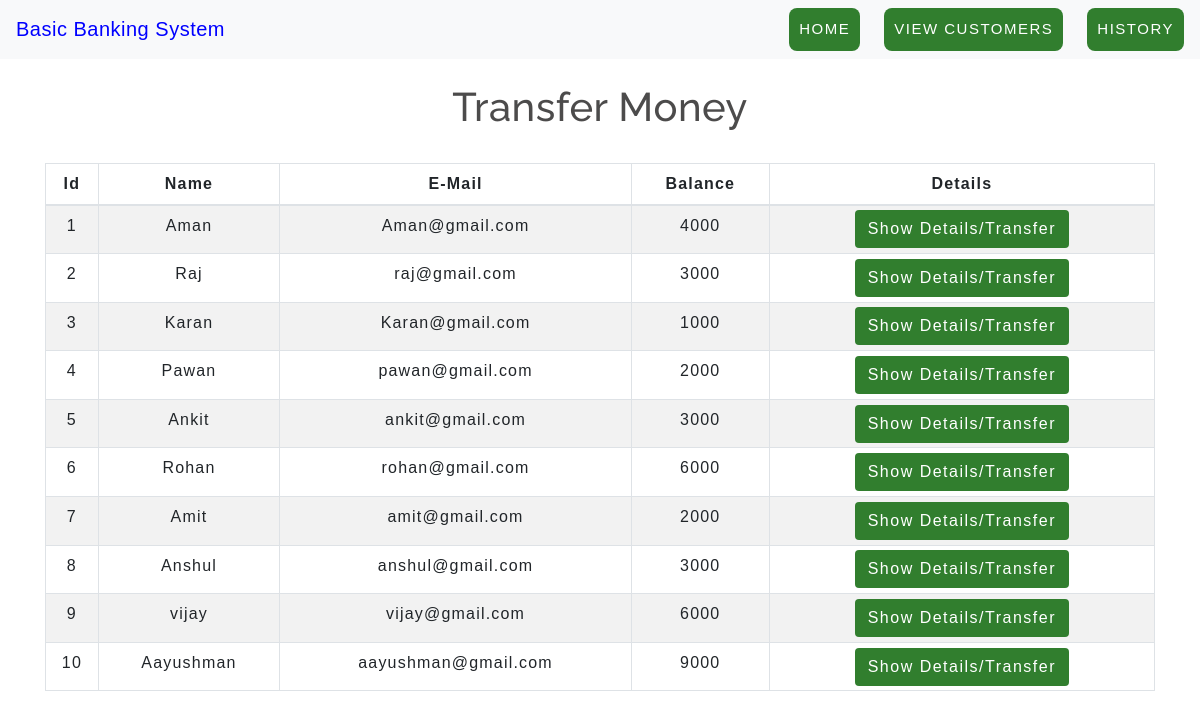
The app's page /transfermoney.php with its own data.
### tables this page shows
CREATE TABLE `users` (

  `id` int(5) NOT NULL,

  `name` text NOT NULL,

  `email` varchar(30) NOT NULL,

  `balance` int(8) NOT NULL

);

### transfermoney.php (the view, shortened to what this page needs)
<!DOCTYPE html>
<html lang="en">
<head>
    <link rel="stylesheet" href="https://maxcdn.bootstrapcdn.com/bootstrap/4.0.0/css/bootstrap.min.css">
    <link rel="stylesheet" type="text/css" href="css/table.css">
    <link rel="stylesheet" type="text/css" href="css/navbar.css">
</head>
<body>
<?php
    include 'config.php';
    $sql = "SELECT * FROM users";
    $result = mysqli_query($conn,$sql);
?>
<?php
  include 'navbar.php';
?>
<div class="container">
        <h2 class="text-center pt-4">Transfer Money</h2>
        <br>
            <div class="row">
                <div class="col">
                    <div class="table-responsive-sm">
                    <table class="table table-hover table-sm table-striped table-condensed table-bordered">
                        <thead>
                            <tr>
                            <th scope="col" class="text-center py-2">Id</th>
                            <th scope="col" class="text-center py-2">Name</th>
                            <th scope="col" class="text-center py-2">E-Mail</th>
                            <th scope="col" class="text-center py-2">Balance</th>
                            <th scope="col" class="text-center py-2">Details</th>
                            </tr>
                        </thead>
                        <tbody>
                <?php
                    while($rows=mysqli_fetch_assoc($result)){
                ?>
                    <tr>
                        <td class="py-2"><?php echo $rows['id'] ?></td>
                        <td class="py-2"><?php echo $rows['name']?></td>
                        <td class="py-2"><?php echo $rows['email']?></td>
                        <td class="py-2"><?php echo $rows['balance']?></td>
                        <td><a href="selecteduserdetail.php?id= <?php echo $rows['id'] ;?>"> <button type="button" class="btn">Show Details/Transfer</button></a></td>
                    </tr>
                <?php
                    }
                ?>
                        </tbody>
                    </table>
                    </div>
                </div>
            </div>
         </div>
</body>

### navbar.php (shortened to what this page needs)
<nav class="navbar navbar-expand-md navbar-light bg-light" >
<a class="navbar-brand" href="index.php" style="color: blue;">Basic Banking System</a>
<div class="collapse navbar-collapse" id="collapsibleNavbar">
      <ul class="navbar-nav ml-auto ">
        <li class="nav-item">
          <a class="" href="index.php" style="color: blue;">
          <button>
            HOME
         </button>
          </a>
        </li>
        <li class="nav-item ml-4">
          <button>
          <a class="" href="transfermoney.php" style="color: white;">VIEW CUSTOMERS</a>
        </button>
        </li>
        <li class="nav-item ml-4">
          <button>
          <a class="" href="transactionhistory.php" style="color: white;">HISTORY</a>
          </button>
        </li>
</div>
</nav>

### css/table.css (style rules this page uses)
* { padding: 0; margin: 0; box-sizing: border-box; font-family: sans-serif; }
h2 { font-size: 40px; }
table { letter-spacing: 1.2px; }
td { text-align: center; }
button { border:none; background: #d9d9d9; transition: 1s; }

### css/navbar.css (style rules this page uses)
.navbar-brand { color: #4C4B4B; letter-spacing: 0.5px; }
h2 { color: #4C4B4B; letter-spacing: 0.5px; font-family: raleway; }

### transfermoney.php (style rules this page uses)
button { border: none; border-radius: 8px; padding: 10px; background: #317e2e; color: white; letter-spacing: 1.5px; font-size: 15px; transition: 0.5s; }

### records on screen
users: id "1", name "Aman", email "Aman@gmail.com", balance "4000"
users: id "2", name "Raj", email "raj@gmail.com", balance "3000"
users: id "3", name "Karan", email "Karan@gmail.com", balance "1000"
users: id "4", name "Pawan", email "pawan@gmail.com", balance "2000"
users: id "5", name "Ankit", email "ankit@gmail.com", balance "3000"
users: id "6", name "Rohan", email "rohan@gmail.com", balance "6000"
users: id "7", name "Amit", email "amit@gmail.com", balance "2000"
users: id "8", name "Anshul", email "anshul@gmail.com", balance "3000"
users: id "9", name "vijay", email "vijay@gmail.com", balance "6000"
users: id "10", name "Aayushman", email "aayushman@gmail.com", balance "9000"
